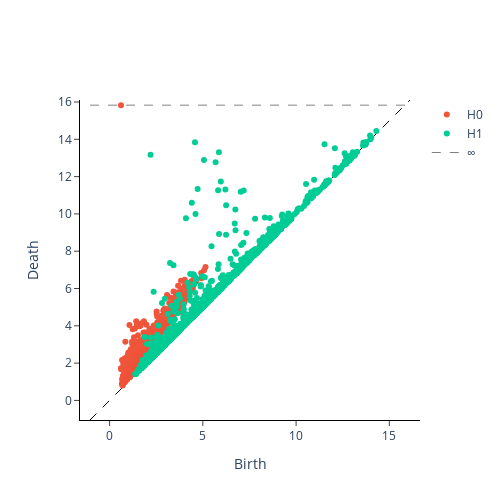

The code cell stored with this chart in its notebook:
### Markdown cell above
As we see, although it appears different shape patterns produce different "orbits" in the TD embedding space, they are interconnected and produce cyclic structures. Let us look at the persistence diagram:

### Code cell
vr = ghm.WeightedRipsPersistence(reduced_homology=False, n_jobs=-1)
pd = vr.fit_transform_plot(pcs[None, ...])

### Figure 1 — Plotly figure (JSON) as saved in the notebook; plotly's stock layout.template omitted (floating-point values rounded to 4 significant figures; data arrays with more than 128 entries replaced by an {"elided": "..."} marker saying what was removed)
{"data": [{"hoverinfo": "none", "line": {"color": "black", "dash": "dash", "width": 1}, "mode": "lines", "showlegend": false, "type": "scatter", "x": [-1.051, 16.11], "y": [-1.051, 16.11]}, {"hoverinfo": "text", "hovertext": {"elided": "3713 str values"}, "mode": "markers", "name": "H0", "type": "scatter", "x": {"elided": "3713 float values"}, "y": {"elided": "3713 float values"}}, {"hoverinfo": "text", "hovertext": {"elided": "1692 str values"}, "mode": "markers", "name": "H1", "type": "scatter", "x": {"elided": "1692 float values"}, "y": {"elided": "1692 float values"}}, {"hoverinfo": "none", "line": {"color": "black", "dash": "dash", "width": 0.5}, "mode": "lines", "name": "∞", "showlegend": true, "type": "scatter", "x": [-1.051, 16.11], "y": [15.83, 15.83]}], "layout": {"height": 500, "plot_bgcolor": "white", "width": 500, "xaxis": {"autorange": false, "exponentformat": "e", "linecolor": "black", "linewidth": 1, "mirror": false, "range": [-1.051, 16.11], "showexponent": "all", "showline": true, "side": "bottom", "ticks": "outside", "title": {"text": "Birth"}, "type": "linear", "zeroline": true}, "yaxis": {"autorange": false, "exponentformat": "e", "linecolor": "black", "linewidth": 1, "mirror": false, "range": [-1.051, 16.11], "scaleanchor": "x", "scaleratio": 1, "showexponent": "all", "showline": true, "side": "left", "ticks": "outside", "title": {"text": "Death"}, "type": "linear", "zeroline": true}}}
